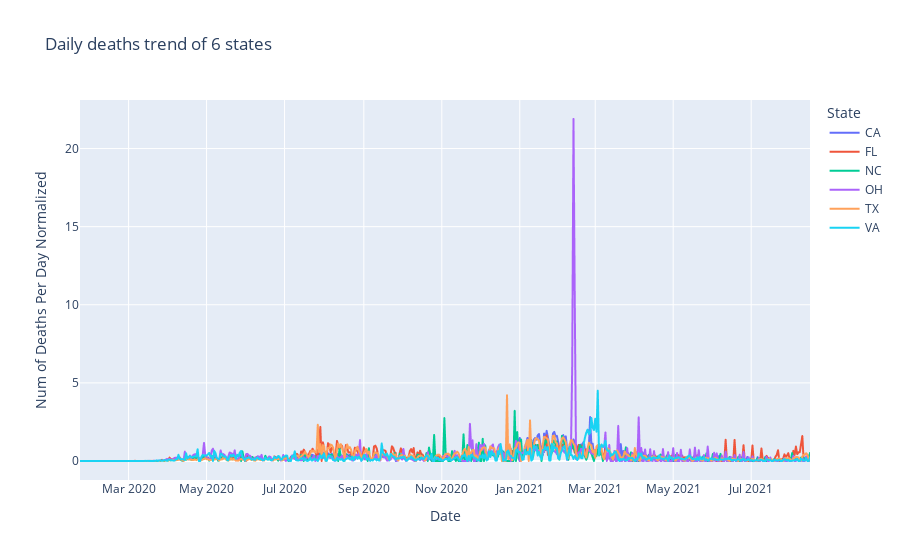

The code cell stored with this chart in its notebook:
### Code cell
fig8_fl= px.line(states_covid_data, x="Date", y="Num of Deaths Per Day Normalized", color='State', title="The deaths trend of 6 states")
fig8_fl.show()

### Figure 1 — Plotly figure (JSON) as saved in the notebook; plotly's stock layout.template omitted (floating-point values rounded to 4 significant figures; data arrays with more than 128 entries replaced by an {"elided": "..."} marker saying what was removed)
{"data": [{"hovertemplate": "State=CA<br>Date=%{x}<br>Num of Deaths Per Day Normalized=%{y}<extra></extra>", "legendgroup": "CA", "line": {"color": "#636efa", "dash": "solid"}, "mode": "lines", "name": "CA", "showlegend": true, "type": "scattergl", "x": {"elided": "572 str values"}, "xaxis": "x", "y": {"elided": "572 float values"}, "yaxis": "y"}, {"hovertemplate": "State=FL<br>Date=%{x}<br>Num of Deaths Per Day Normalized=%{y}<extra></extra>", "legendgroup": "FL", "line": {"color": "#EF553B", "dash": "solid"}, "mode": "lines", "name": "FL", "showlegend": true, "type": "scattergl", "x": {"elided": "572 str values"}, "xaxis": "x", "y": {"elided": "572 float values"}, "yaxis": "y"}, {"hovertemplate": "State=NC<br>Date=%{x}<br>Num of Deaths Per Day Normalized=%{y}<extra></extra>", "legendgroup": "NC", "line": {"color": "#00cc96", "dash": "solid"}, "mode": "lines", "name": "NC", "showlegend": true, "type": "scattergl", "x": {"elided": "572 str values"}, "xaxis": "x", "y": {"elided": "572 float values"}, "yaxis": "y"}, {"hovertemplate": "State=OH<br>Date=%{x}<br>Num of Deaths Per Day Normalized=%{y}<extra></extra>", "legendgroup": "OH", "line": {"color": "#ab63fa", "dash": "solid"}, "mode": "lines", "name": "OH", "showlegend": true, "type": "scattergl", "x": {"elided": "572 str values"}, "xaxis": "x", "y": {"elided": "572 float values"}, "yaxis": "y"}, {"hovertemplate": "State=TX<br>Date=%{x}<br>Num of Deaths Per Day Normalized=%{y}<extra></extra>", "legendgroup": "TX", "line": {"color": "#FFA15A", "dash": "solid"}, "mode": "lines", "name": "TX", "showlegend": true, "type": "scattergl", "x": {"elided": "572 str values"}, "xaxis": "x", "y": {"elided": "572 float values"}, "yaxis": "y"}, {"hovertemplate": "State=VA<br>Date=%{x}<br>Num of Deaths Per Day Normalized=%{y}<extra></extra>", "legendgroup": "VA", "line": {"color": "#19d3f3", "dash": "solid"}, "mode": "lines", "name": "VA", "showlegend": true, "type": "scattergl", "x": {"elided": "572 str values"}, "xaxis": "x", "y": {"elided": "572 float values"}, "yaxis": "y"}], "layout": {"legend": {"title": {"text": "State"}, "tracegroupgap": 0}, "title": {"text": "Daily deaths trend of 6 states"}, "xaxis": {"anchor": "y", "domain": [0, 1], "title": {"text": "Date"}}, "yaxis": {"anchor": "x", "domain": [0, 1], "title": {"text": "Num of Deaths Per Day Normalized"}}}}
